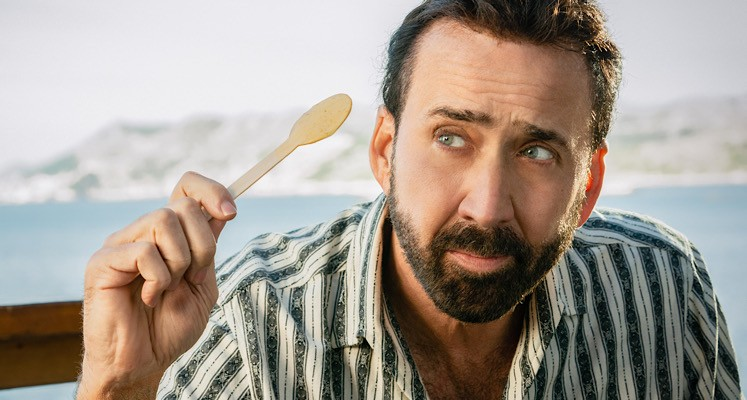
#> input picture example.jpg, 747 x 400 px
$ python opencv_basic_masking.py
#> lines starting #> are read from the running program, lines starting #| are printed output that depends on the picture; after the words box and inside, x2 and y2 are one past the last pixel; in counts of white or black regions, pixels touching at a corner belong together
import cv2
import numpy as np

image = cv2.imread("example.jpg")
#> image is the input picture: shape (400, 747, 3); mean B, G, R 145.3, 155.2, 165.1
cv2.imshow("Original", image)

mask = np.zeros(image.shape[:2], dtype="uint8")
cv2.ellipse(mask, (image.shape[1]//2, image.shape[0]//2), (250, 200), 0, 0, 360, 255, -1)
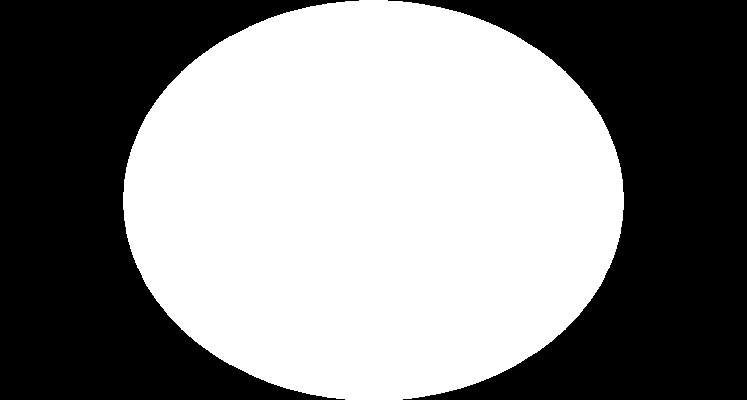
#> mask: shape (400, 747); 52.7% white; 2 black regions, box (x1, y1, x2, y2) and area: (0, 0, 359, 400) 70600, (388, 0, 747, 400) 70594
cv2.imshow(" Mask", mask)
cv2.waitKey(0)

masked = cv2.bitwise_and(image, image, mask=mask)
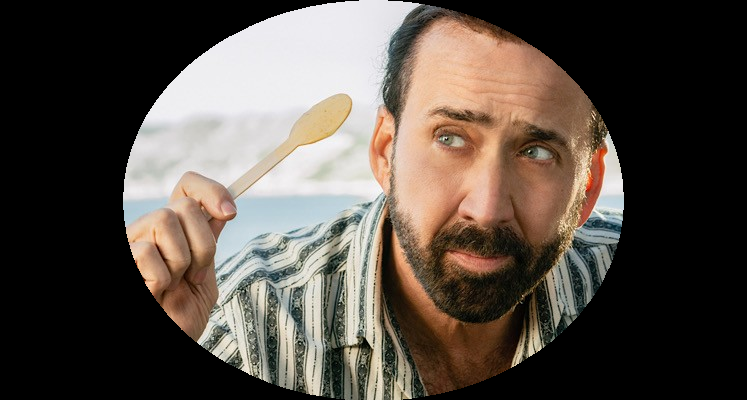
#> masked: shape (400, 747, 3); mean B, G, R 70.6, 78.5, 87.5
cv2.imshow("Mask Applied to Image", masked)
cv2.waitKey(0)

mask2 = np.zeros(image.shape[:2], dtype="uint8")
cv2.ellipse(mask2, (image.shape[1]//2, image.shape[0]//2), (200, 50), 0, 0, 360, 255, -1)
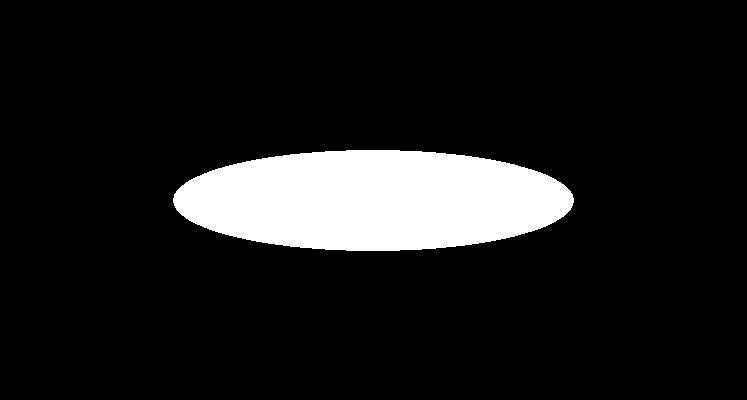
#> mask2: shape (400, 747); 10.6% white; 1 white region, box (x1, y1, x2, y2) and area: (173, 150, 574, 251) 31811
cv2.imshow("Rectangular Mask", mask2)
cv2.waitKey(0)

inverted_mask = cv2.bitwise_not(mask2)
masked2 = cv2.bitwise_and(image, image, mask=inverted_mask)
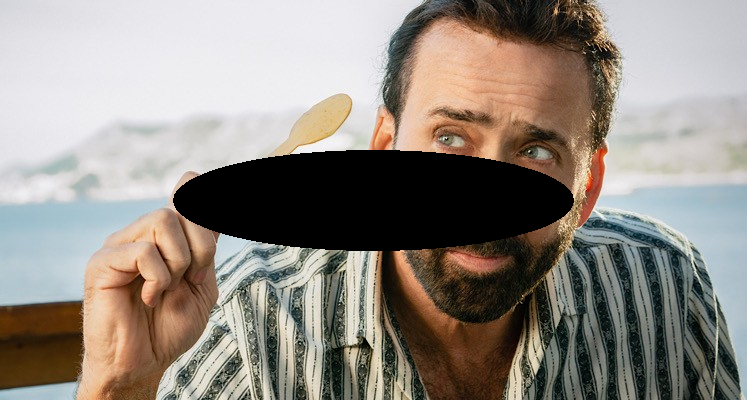
#> masked2: shape (400, 747, 3); mean B, G, R 129.5, 137.7, 145.2

cv2.imshow("Mask Applied to Image", masked2)
cv2.waitKey(0)

hsv = cv2.cvtColor(image, cv2.COLOR_BGR2HSV)
#> hsv: shape (400, 747, 3); mean H, S, V 60.4, 61.2, 170.2

lower_red1 = np.array([0, 100, 100])
upper_red1 = np.array([10, 255, 255])

lower_red2 = np.array([160, 100, 100])
upper_red2 = np.array([179, 255, 255])

mask1 = cv2.inRange(hsv, lower_red1, upper_red1)
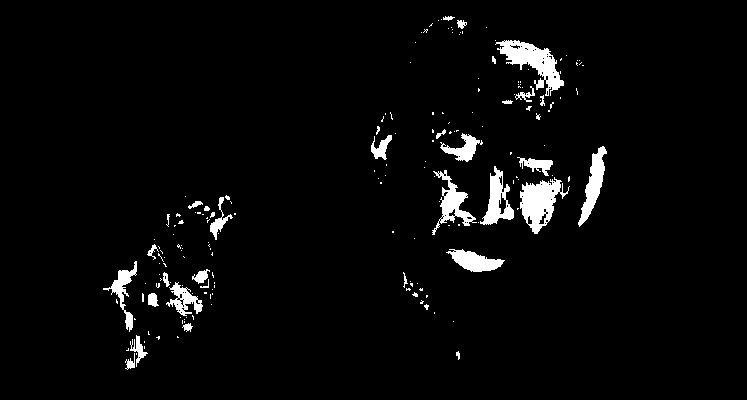
#> mask1: shape (400, 747); 3.5% white; 183 white regions (149 under 20 px), largest, box (x1, y1, x2, y2) and area: (495, 40, 564, 96) 1498, (520, 177, 570, 234) 1421, (578, 146, 607, 227) 888
mask2 = cv2.inRange(hsv, lower_red2, upper_red2)
#> mask2: shape (400, 747); every value is 0
red_mask = cv2.bitwise_or(mask1, mask2)

result = cv2.bitwise_and(image, image, mask=red_mask)
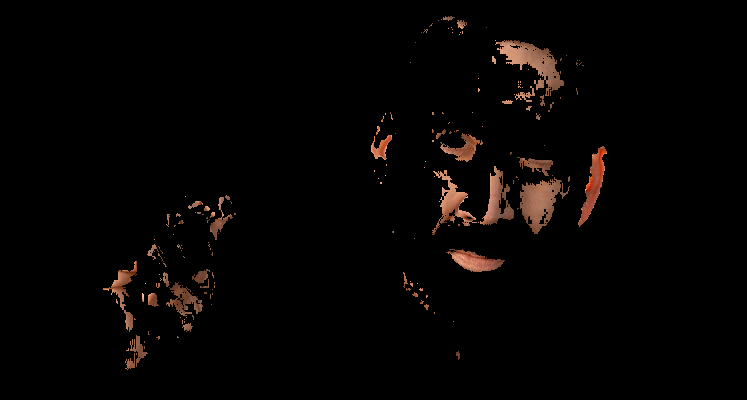
#> result: shape (400, 747, 3); mean B, G, R 2.7, 3.6, 5.7

cv2.imshow("Maska czerwonego", red_mask)
cv2.waitKey(0)
cv2.imshow("Tylko czerwony kolor", result)
cv2.waitKey(0)
